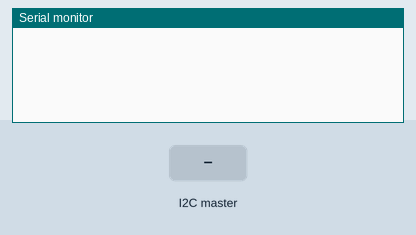
Simulated run of this sketch. Board: Arduino Uno, built with avr-gcc and run on an emulated ATmega328P. Shown: the last lines printed to the serial monitor. The inputs (shaded band) are chosen by the test bench.

Above: at 1.2 s.
1.3 s: the I2C master sends the byte 1
At 2.5 s:
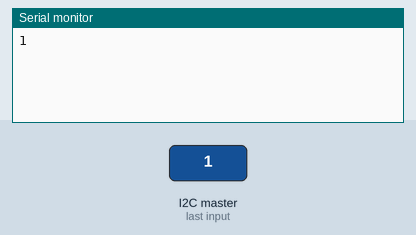
2.8 s: the I2C master sends the byte 90
At 3.8 s:
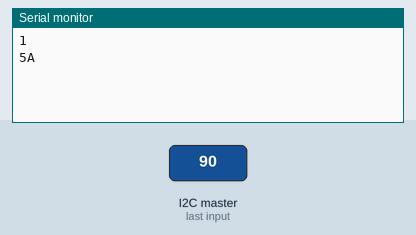
4.3 s: the I2C master sends the byte 200
At 4.9 s:
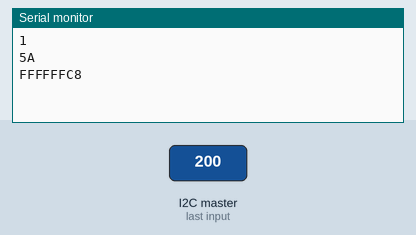

Measured:
- after the input at 1.3 s, the serial monitor: prints a new line at once (image 1)
- after the input at 2.8 s, the serial monitor: prints a new line at once (image 2)
- after the input at 4.3 s, the serial monitor: prints a new line at once (image 3)

The sketch:

i2c_secondary_ino.ino
```cpp
#include <Wire.h>

byte RxByte;

void I2C_RxHandler(int numBytes)
{
  while(Wire.available()) {  // Read Any Received Data
    char c = Wire.read();    // Receive a byte as character
    Serial.println(c, HEX);         // Print the character
  }
}

void setup() {
  Wire.begin(0x66); // Initialize I2C (Secondary Mode: address=0x66 )
  Wire.onReceive(I2C_RxHandler);
  Serial.begin(31250);
}

void loop() {
  // Nothing To Be Done Here
}
```
